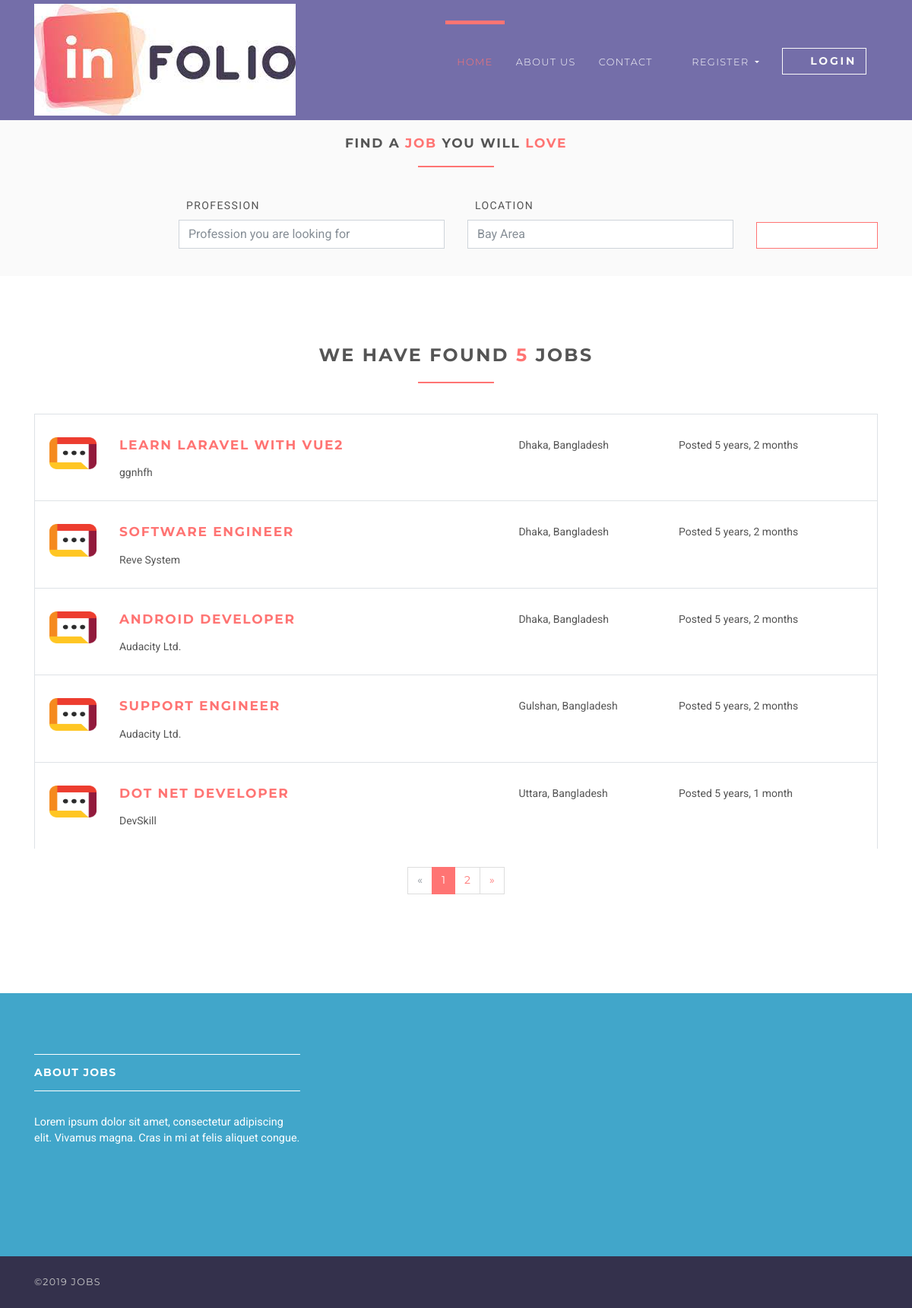
Page /jobs on the committed database.
### jobsapp/models.py (models this page shows, shortened)
class Job(models.Model):
    user = models.ForeignKey(User, on_delete=models.CASCADE)
    title = models.CharField(max_length=300)
    description = models.TextField()
    location = models.CharField(max_length=150)
    type = models.CharField(choices=JOB_TYPE, max_length=10)
    category = models.CharField(max_length=100)
    last_date = models.DateTimeField()
    company_name = models.CharField(max_length=100)
    company_description = models.CharField(max_length=300)
    website = models.CharField(max_length=100, default="")
    created_at = models.DateTimeField(default=timezone.now)
    filled = models.BooleanField(default=False)

### jobsapp/views/home.py (the view)
# urls.py: path('jobs', JobListView.as_view(), name='jobs'),
class JobListView(ListView):
    model = Job
    template_name = 'jobs/jobs.html'
    context_object_name = 'jobs'
    paginate_by = 5

### templates/jobs/jobs.html (shortened to what this page needs)
{% extends 'base.html' %}
{% load static %}
{% block content %}
    <section class="job-form-section job-form-section--compressed">
        <div class="container">
            <h4 class="heading">Find a <span class="accent">job </span> you will <span class="accent">love</span></h4>
            <form id="job-main-form" method="get" action="#" class="job-main-form">
                <div class="controls">
                    <div class="row align-items-end">
                        <div class="col-sm-1 col-lg-2"></div>
                        <div class="col-sm-5 col-lg-4 form-group">
                            <label for="profession">Profession</label>
                            <input type="text" id="profession" name="profession"
                                   placeholder="Profession you are looking for" class="form-control">
                        </div>
                        <div class="col-sm-5 col-lg-4 form-group">
                            <label for="location">Location</label>
                            <input type="text" id="location" name="location" placeholder="Any particular location?"
                                   value="Bay Area" class="form-control">
                        </div>
                        <div class="col-sm-1 col-lg-2 form-group">
                            <button type="submit" name="name"
                                    class="btn btn-outline-white-primary job-main-form__button">
                                <i class="fa fa-search"></i>
                            </button>
                        </div>
                    </div>
                </div>
            </form>
        </div>
    </section>
    <section>
        <div class="container">
            <h3 class="heading">We have found <span class="accent">{{ jobs.count }}</span> jobs</h3>
            {% for job in jobs %}
                <div class="job-listing  ">
                    <div class="row">
                        <div class="col-md-12 col-lg-6">
                            <div class="row">
                                <div class="col-2">
                                    <img src="{% static 'img/company-1.png' %}"
                                         alt="Ipsioou " class="img-fluid">
                                </div>
                                <div class="col-10">
                                    <h4 class="job__title"><a
                                            href="{% url 'jobs:jobs-detail' job.id %}">{{ job.title }}</a></h4>
                                    <p class="job__company">
                                        {{ job.company_name }}
                                    </p>
                                </div>
                            </div>
                        </div>
                        <div class="col-10 col-md-3 col-lg-2 ml-auto"><i class="fa fa-map-marker job__location"></i>
                            {{ job.location }}
                        </div>
                        <div class="col-10 col-md-3 col-lg-3 ml-auto">
                            <p>Posted {{ job.created_at|timesince }}</p>
                        </div>
                    </div>
                </div>
            {% endfor %}
            {% if is_paginated %}
                <div class="row">
                    <div class="col-md-12">
                        <nav aria-label="Page navigation example" class="d-flex justify-content-center mt-4 mb-4">
                            <ul class="pagination">
                                {% if page_obj.has_previous %}
                                    <li class="page-item">
                                        <a href="?page={{ page_obj.previous_page_number }}"
                                           class="page-link">&laquo;</a>
                                    </li>
                                {% else %}
                                    <li class="page-item disabled">
                                        <a class="page-link">&laquo;</a>
                                    </li>
                                {% endif %}
                                {% for i in page_obj.paginator.page_range %}
                                    {% if page_obj.number == i %}
                                        <li class="page-item active">
                                            <a class="page-link">{{ i }}</a>
                                        </li>
                                    {% else %}
                                        <li class="page-item">
                                            <a href="?page={{ i }}" class="page-link">{{ i }}</a>
                                        </li>
                                    {% endif %}
                                {% endfor %}
                                {% if page_obj.has_next %}
                                    <li class="page-item">
                                        <a href="?page={{ page_obj.next_page_number }}" class="page-link">&raquo;</a>
                                    </li>
                                {% else %}
                                    <li class="page-item disabled">
                                        <a class="page-link">&raquo;</a>
                                    </li>
                                {% endif %}
                            </ul>
                        </nav>
                    </div>
                </div>
            {% endif %}
        </div>
    </section>
{% endblock %}

### static/css/style.default.css (style rules this page uses)
html { height:100% }
body { height:100% }
section { position:relative;padding-top:90px;padding-bottom:90px }
button { cursor:pointer }
.heading { text-align:center;margin-bottom:40px }
.heading:after { content:" ";display:block;width:100px;height:2px;margin:20px auto 20px;background:#ff7473 }
a,button { -webkit-transition:all .2s ease-out;transition:all .2s ease-out }
a i.fa,button i.fa { margin:0 5px }
.accent { color:#ff7473 }
.job-form-section { padding:80px 0;background:#fafafa }
.job-form-section .job-main-form { margin-bottom:40px }
.job-form-section .job-main-form label { text-transform:uppercase;letter-spacing:0.1em;margin-left:10px }
.job-form-section.job-form-section--compressed { padding:20px }
.job-form-section.job-form-section--compressed .job-main-form { margin-bottom:0 }
.job-main-form__button { margin-top:15px;display:block;width:100% }
.job-listing { border:solid 1px #dee2e6;border-bottom:none;padding-top:30px;padding-bottom:10px;padding-left:19px;padding-right:15px;clear:both;-webkit-transition:all .2s ease-out;transition:all .2s ease-out }
.job__title { margin-top:0 }
.job__location { margin-right:5px;color:#868e96 }
.btn { font-weight:700;font-family:"Montserrat",Helvetica,Arial,sans-serif;border:1px solid transparent;text-transform:uppercase;letter-spacing:0.2em;padding:.375rem .75rem;font-size:.875rem;line-height:1.5;border-radius:0;-webkit-transition:background-color 0.15s ease-in-out,border-color 0.15s ease-in-out,-webkit-box-shadow 0.15s ease-in-out;transition:background-color 0.15s ease-in-out,border-color 0.15s ease-in-out,-webkit-box-shadow 0.15s ease-in-out;transition:background-color 0.15s ease-in-out,border-color 0.15s ease-in-out,box-shadow 0.15s ease-in-out;transition:background-color 0.15s ease-in-out,border-color 0.15s ease-in-out,box-shadow 0.15s ease-in-out,-webkit-box-shadow 0.15s ease-in-out }
.btn-outline-white-primary { color:#ff7473;background-color:#fff;background-image:none;border-color:#ff7473 }
body { font-family:"Roboto",Helvetica,Arial,sans-serif;font-size:.875rem;font-weight:400;line-height:1.5;color:#555;background-color:#fff }
a { color:#ff7473;text-decoration:none }
h1,h2,h3,h4,h5,h6,.h1,.h2,.h3,.h4,.box-simple h3,.box-image .name h3,.box-image-text .top .name h3,.box-image-text .top .name h4,.h5,.h6 { margin-bottom:1rem;font-family:"Montserrat",Helvetica,Arial,sans-serif;font-weight:700;line-height:1.2;color:#555;text-transform:uppercase;letter-spacing:0.1em }
h3,.h3 { font-size:1.4875rem }
h4,.h4,.box-simple h3,.box-image .name h3,.box-image-text .top .name h3,.box-image-text .top .name h4 { font-size:1.0675rem }
.page-item:first-child .page-link { border-top-left-radius:0rem;border-bottom-left-radius:0rem }
.page-item:last-child .page-link { border-top-right-radius:0rem;border-bottom-right-radius:0rem }
.page-item.active .page-link { color:#fff;background-color:#ff7473;border-color:#ff7473 }
.page-item.disabled .page-link { color:#868e96;background-color:#fff;border-color:#ddd }
.page-link { padding:.5rem .75rem;line-height:1.25;color:#ff7473;background-color:#fff;border:1px solid #ddd;font-family:"Montserrat",Helvetica,Arial,sans-serif }
.form-control { padding:.375rem .75rem;font-size:1rem;line-height:1.5;color:#868e96;background-color:#fff;border:1px solid #ced4da;border-radius:0;-webkit-transition:border-color ease-in-out 0.15s,-webkit-box-shadow ease-in-out 0.15s;transition:border-color ease-in-out 0.15s,-webkit-box-shadow ease-in-out 0.15s;transition:border-color ease-in-out 0.15s,box-shadow ease-in-out 0.15s;transition:border-color ease-in-out 0.15s,box-shadow ease-in-out 0.15s,-webkit-box-shadow ease-in-out 0.15s }
.form-control::placeholder { color:#868e96 }

### rows in the picture
Job: title "LEARN LARAVEL WITH VUE2", company_name "ggnhfh", location "Dhaka, Bangladesh", created_at "5 years, 2 months"
Job: title "SOFTWARE ENGINEER", company_name "Reve System", location "Dhaka, Bangladesh", created_at "5 years, 2 months"
Job: title "ANDROID DEVELOPER", company_name "Audacity Ltd.", location "Dhaka, Bangladesh", created_at "5 years, 2 months"
Job: title "SUPPORT ENGINEER", company_name "Audacity Ltd.", location "Gulshan, Bangladesh", created_at "5 years, 2 months"
Job: title "DOT NET DEVELOPER", company_name "DevSkill", location "Uttara, Bangladesh", created_at "5 years, 1 month"

### other values in the picture
{{ jobs.count }} "5"
{{ i }} "1"
{{ i }} "2"
